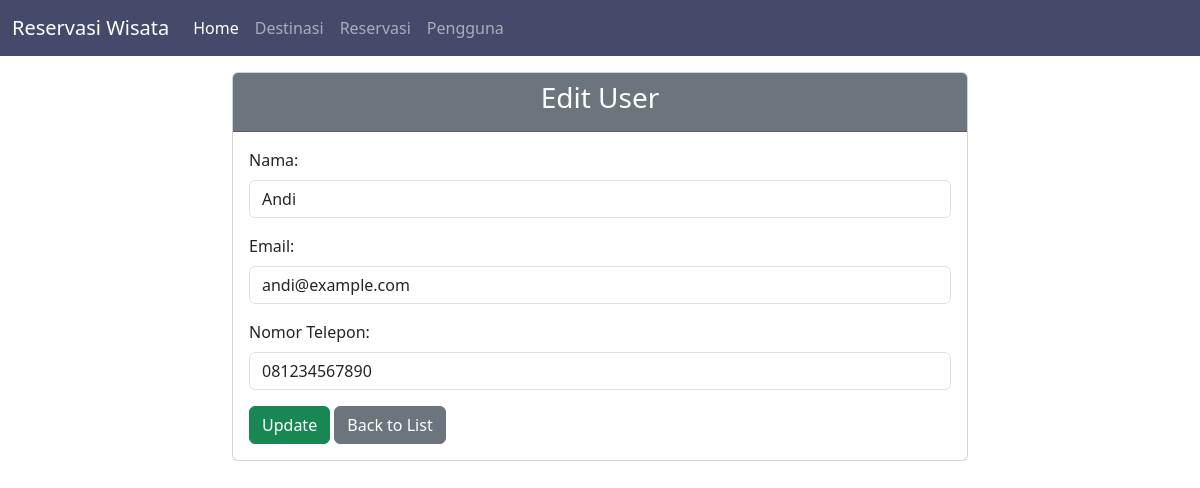
Page /user/edit/1 on the committed database.
### tables this page shows
CREATE TABLE `users` (
  `id_users` int NOT NULL,
  `nama` varchar(150) NOT NULL,
  `email` varchar(150) NOT NULL,
  `nomor_telepon` varchar(20) NOT NULL
);

### app/controllers/UserController.php (called while the page is built, shortened)
<?php
require_once '../app/models/User.php';
class UserController {
    private $userModel;
    public function __construct() {
        $this->userModel = new User();
    }
    public function edit($id_users) {
        $user = $this->userModel->find($id_users);
        require_once __DIR__ . '/../views/user/edit.php';
    }
}

### public/index.php (called while the page is built, shortened)
<?php
require_once '../routes.php';

### config/database.php (called while the page is built, shortened)
<?php
class Database {
    private $host = 'localhost';
    private $db_name = 'wisata';
    private $username = 'root';
    private $password = '';
    public function connect() {
        $this->conn = null;
        try {
            $this->conn = new PDO("mysql:host=" . $this->host . ";dbname=" . $this->db_name, $this->username, $this->password);
            $this->conn->setAttribute(PDO::ATTR_ERRMODE, PDO::ERRMODE_EXCEPTION);
        } catch(PDOException $e) {
            echo "Connection error: " . $e->getMessage();
        }
        return $this->conn;
    }
}
?>

### app/models/User.php (called while the page is built, shortened)
<?php
require_once '../config/database.php';
class User {
    private $db;
    public function __construct() {
        $this->db = (new Database())->connect();
    }
    public function find($id_users) {
        $query = $this->db->prepare("SELECT * FROM users WHERE id_users = :id_users");
        $query->bindParam(':id_users', $id_users, PDO::PARAM_INT);
        $query->execute();
        return $query->fetch(PDO::FETCH_ASSOC);
    }
}

### app/views/user/edit.php (the view)
<?php
require_once __DIR__ . '/../template/header.php';
?>
<div class="container mt-3 mb-3">
    <div class="row justify-content-center">
        <div class="col-md-8">
            <div class="card">
                <div class="card-header bg-secondary text-white text-center">
                    <h3>Edit User</h3>
                </div>
                <div class="card-body">
                    <form action="/user/update/<?php echo $user['id_users']; ?>" method="POST">
                        <div class="mb-3">
                            <label for="nama" class="form-label">Nama:</label>
                            <input type="text" id="nama" name="nama" class="form-control" value="<?php echo $user['nama']; ?>" required>
                        </div>
                        <div class="mb-3">
                            <label for="email" class="form-label">Email:</label>
                            <input type="email" id="email" name="email" class="form-control" value="<?php echo $user['email']; ?>" required>
                        </div>
                        <div class="mb-3">
                            <label for="nomor_telepon" class="form-label">Nomor Telepon:</label>
                            <input type="text" id="nomor_telepon" name="nomor_telepon" class="form-control" value="<?php echo $user['nomor_telepon']; ?>" required>
                        </div>
                        <div>
                            <button type="submit" class="btn btn-success">Update</button>
                            <a href="/user/index" class="btn btn-secondary">Back to List</a>
                        </div>
                    </form>
                </div>
            </div>
        </div>
    </div>
</div>
<?php
require_once __DIR__ . '/../template/footer.php';
?>

### rows in the picture
users: nama "Andi", email "andi@example.com", nomor_telepon "081234567890"
